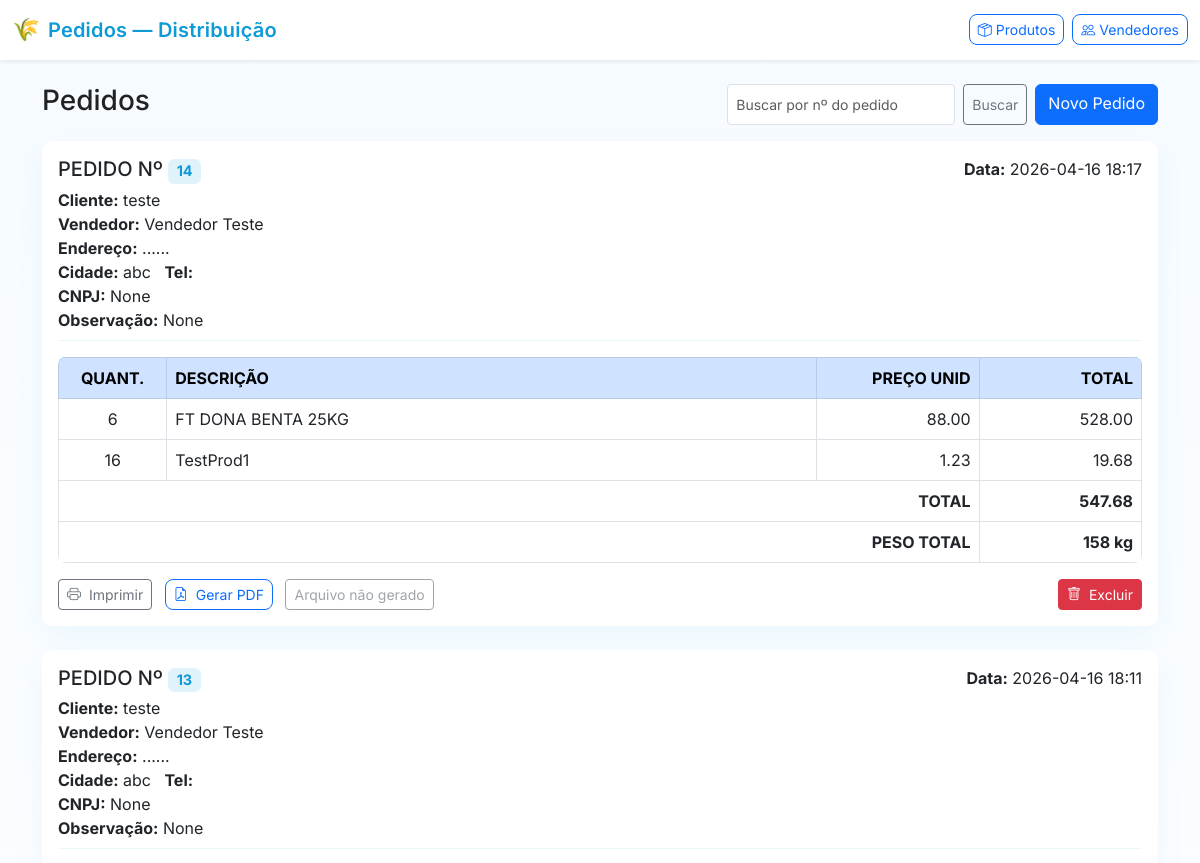
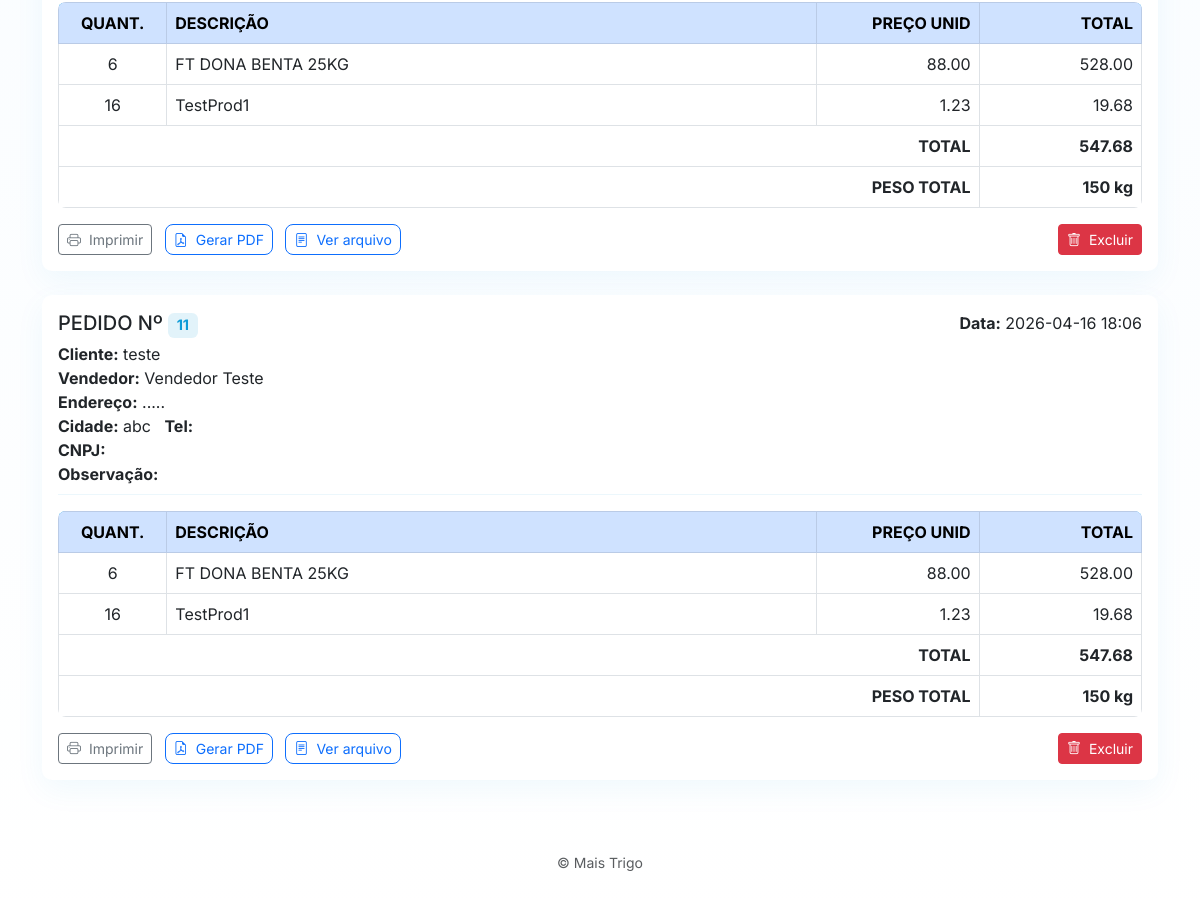
The page / on the database its author committed (2 pictures, top to bottom).
### app/models.py (models this page shows)
class Order(db.Model):
    id = db.Column(db.Integer, primary_key=True)
    customer = db.Column(db.String(120))
    vendor = db.Column(db.String(120))
    vendor_id = db.Column(db.Integer, db.ForeignKey('vendor.id'), nullable=True)
    vendor_obj = db.relationship('Vendor', backref='orders')
    notes = db.Column(db.Text)
    address = db.Column(db.String(200))
    city = db.Column(db.String(120))
    phone = db.Column(db.String(50))
    cnpj = db.Column(db.String(50))
    created_at = db.Column(db.DateTime, default=datetime.utcnow)
    items = db.relationship('OrderItem', backref='order', cascade='all, delete-orphan', lazy=True)

class OrderItem(db.Model):
    id = db.Column(db.Integer, primary_key=True)
    order_id = db.Column(db.Integer, db.ForeignKey('order.id'), nullable=False)
    product = db.Column(db.String(200))
    product_id = db.Column(db.Integer, db.ForeignKey('product.id'), nullable=True)
    product_obj = db.relationship('Product')
    quantity = db.Column(db.Integer)
    unit_price = db.Column(db.Float, default=0.0)
    unit_weight = db.Column(db.Float, default=0.0)

class Vendor(db.Model):
    id = db.Column(db.Integer, primary_key=True)
    name = db.Column(db.String(120), nullable=False)
    phone = db.Column(db.String(50))
    email = db.Column(db.String(120))

### app/routes.py (the view)
@bp.route('/')
def index():
    q = request.args.get('q')
    if q:
        try:
            order_id = int(q)
            orders = Order.query.filter_by(id=order_id).order_by(Order.created_at.desc()).all()
        except ValueError:
            flash('Número de pedido inválido', 'warning')
            orders = Order.query.order_by(Order.created_at.desc()).all()
    else:
        orders = Order.query.order_by(Order.created_at.desc()).all()
    outdir = current_app.config.get('PRINTER_OUTPUT_DIR', 'prints')
    if not os.path.isabs(outdir):
        outdir = os.path.join(current_app.root_path, outdir)
    exists_map = {}
    for o in orders:
        exists_map[o.id] = {
            'txt': os.path.exists(os.path.join(outdir, f'order_{o.id}.txt')),
            'pdf': os.path.exists(os.path.join(outdir, f'order_{o.id}.pdf')),
        }
    return render_template('index.html', orders=orders, exists_map=exists_map)

### app/templates/index.html (shortened to what this page needs)
{% extends 'layout.html' %}
{% block content %}
  <div class="d-flex justify-content-between mb-3">
    <h3>Pedidos</h3>
    <div class="d-flex">
      <form id="order-search-form" class="d-flex me-2" method="get" action="{{ url_for('main.index') }}">
        <input id="order-search" class="form-control form-control-sm me-2" name="q" placeholder="Buscar por nº do pedido" value="{{ request.args.get('q','') }}">
        <button class="btn btn-sm btn-outline-secondary" type="submit">Buscar</button>
      </form>
      <a class="btn btn-primary" href="/orders/new">Novo Pedido</a>
    </div>
  </div>
  <div id="orders-list">
    {% include '_orders_list.html' %}
  </div>
{% endblock %}

### app/templates/_orders_list.html (shortened to what this page needs)
{% if orders %}
  {% for o in orders %}
    <div class="card mb-4 order-card">
      <div class="card-body">
        <div class="order-header d-flex justify-content-between">
          <div>
            <h5 class="card-title mb-1">PEDIDO Nº <span class="badge">{{ o.id }}</span></h5>
            <div><strong>Cliente:</strong> {{ o.customer }}</div>
            <div><strong>Vendedor:</strong> {{ o.vendor_obj.name if o.vendor_obj else o.vendor }}</div>
            <div><strong>Endereço:</strong> {{ o.address }}</div>
            <div><strong>Cidade:</strong> {{ o.city }} &nbsp; <strong>Tel:</strong> {{ o.phone }}</div>
            <div><strong>CNPJ:</strong> {{ o.cnpj }}</div>
            <div><strong>Observação:</strong> {{ o.notes }}</div>
          </div>
          <div class="text-end">
            <div><strong>Data:</strong> {{ o.created_at.strftime('%Y-%m-%d %H:%M') }}</div>
          </div>
        </div>
        <div class="table-responsive mt-3">
          <table class="table table-bordered order-table mb-0">
            <thead class="table-primary">
              <tr>
                <th class="text-center" style="width:10%;">QUANT.</th>
                <th>DESCRIÇÃO</th>
                <th class="text-end" style="width:15%;">PREÇO UNID</th>
                <th class="text-end" style="width:15%;">TOTAL</th>
              </tr>
            </thead>
            <tbody>
              {% set ns = namespace(total=0.0, weight=0.0) %}
              {% for it in o.items %}
                {% set unit_w = (it.unit_weight or (it.product_obj.weight if it.product_obj else 0.0)) %}
                {% set line_total = (it.quantity or 0) * (it.unit_price or 0.0) %}
                {% set line_weight = (it.quantity or 0) * unit_w %}
                {% set ns.total = ns.total + line_total %}
                {% set ns.weight = ns.weight + line_weight %}
                 <tr>
                  <td class="text-center">{{ it.quantity }}</td>
                  <td>{{ it.product or (it.product_obj.name if it.product_obj else '') }}</td>
                  <td class="text-end">{{ '%.2f'|format(it.unit_price or 0.0) }}</td>
                  <td class="text-end">{{ '%.2f'|format(line_total) }}</td>
                 </tr>
              {% endfor %}
            </tbody>
            <tfoot>
              <tr>
                <td colspan="3" class="text-end"><strong>TOTAL</strong></td>
                <td class="text-end"><strong>{{ '%.2f'|format(ns.total) }}</strong></td>
              </tr>
              <tr>
                <td colspan="3" class="text-end"><strong>PESO TOTAL</strong></td>
                <td class="text-end"><strong>{{ ns.weight|fmt_weight }} kg</strong></td>
              </tr>
            </tfoot>
          </table>
        </div>
        <div class="d-flex justify-content-between mt-3">
            <div>
            <form method="post" action="/orders/{{ o.id }}/print" style="display:inline-block;margin-right:8px;">
              <button class="btn btn-sm btn-outline-secondary" type="submit"><i class="bi bi-printer me-1"></i> Imprimir</button>
            </form>
            <form method="post" action="/orders/{{ o.id }}/print" style="display:inline-block;margin-right:8px;">
              <button class="btn btn-sm btn-outline-primary" type="submit"><i class="bi bi-file-earmark-pdf me-1"></i> Gerar PDF</button>
            </form>
            {% if exists_map.get(o.id) and exists_map[o.id].pdf %}
              <a class="btn btn-sm btn-outline-primary" href="/prints/order_{{ o.id }}.pdf" target="_blank"><i class="bi bi-file-earmark-pdf me-1"></i> Ver PDF</a>
            {% elif exists_map.get(o.id) and exists_map[o.id].txt %}
              <a class="btn btn-sm btn-outline-primary" href="/prints/order_{{ o.id }}.txt" target="_blank"><i class="bi bi-file-text me-1"></i> Ver arquivo</a>
            {% else %}
              <button class="btn btn-sm btn-outline-secondary" disabled>Arquivo não gerado</button>
            {% endif %}
          </div>
          <div>
            <form method="post" action="/orders/{{ o.id }}/delete" onsubmit="return confirm('Remover pedido #{{ o.id }}?');" style="display:inline-block;">
              <button class="btn btn-sm btn-danger" type="submit"><i class="bi bi-trash me-1"></i> Excluir</button>
            </form>
          </div>
        </div>
      </div>
    </div>
  {% endfor %}
{% else %}
  <p>Nenhum pedido encontrado.</p>
{% endif %}

### app/static/style.css (style rules this page uses)
:root { --bg: #f8fbff; --card-bg: #ffffff; --accent: #0d9bd7; --muted: #6c757d; --radius: 10px; --shadow: 0 10px 30px rgba(13,155,215,0.06); }
body { padding-bottom: 40px; font-family: 'Inter', system-ui, -apple-system, "Segoe UI", Roboto, "Helvetica Neue", Arial; background: linear-gradient(180deg, #f6fbff 0%, #ffffff 100%); color: #222; }
.card { border: none; border-radius: var(--radius); background: var(--card-bg); box-shadow: var(--shadow); }
.order-card { padding: 0; }
.order-card .card-body { padding: 1rem 1rem; }
.order-header { padding-bottom: .5rem; border-bottom: 1px solid rgba(13,155,215,0.08); margin-bottom: .75rem; }
.order-table thead { background: linear-gradient(90deg, var(--accent), #3fb0e6); color: #fff; }
.order-table th, .order-table td { vertical-align: middle; }
.btn-outline-primary { border-radius: 8px; transition: all .15s ease; }
.badge { font-size: 0.9rem; background: rgba(13,155,215,0.12); color: var(--accent); border-radius: 6px; padding: 0.35em 0.6em; }
.table-responsive { border-radius: 8px; overflow: hidden; }

### rows shown on the page
Order: id "14", customer "teste", vendor_obj "Vendedor Teste", address "......", city "abc", cnpj "None", notes "None", created_at "2026-04-16 18:17", total "547.68", weight|fmt_weight "158", shows "Arquivo não gerado"
OrderItem: quantity "6", product "FT DONA BENTA 25KG", unit_price "88.00", line_total "528.00"
OrderItem: quantity "16", product "TestProd1", unit_price "1.23", line_total "19.68"
Order: id "13", customer "teste", vendor_obj "Vendedor Teste", address "......", city "abc", cnpj "None", notes "None", created_at "2026-04-16 18:11", total "547.68", weight|fmt_weight "150"
OrderItem: quantity "6", product "FT DONA BENTA 25KG", unit_price "88.00", line_total "528.00"
OrderItem: quantity "16", product "TestProd1", unit_price "1.23", line_total "19.68"
Order: id "11", customer "teste", vendor_obj "Vendedor Teste", address ".....", city "abc", created_at "2026-04-16 18:06", total "547.68", weight|fmt_weight "150"
OrderItem: quantity "6", product "FT DONA BENTA 25KG", unit_price "88.00", line_total "528.00"
OrderItem: quantity "16", product "TestProd1", unit_price "1.23", line_total "19.68"
